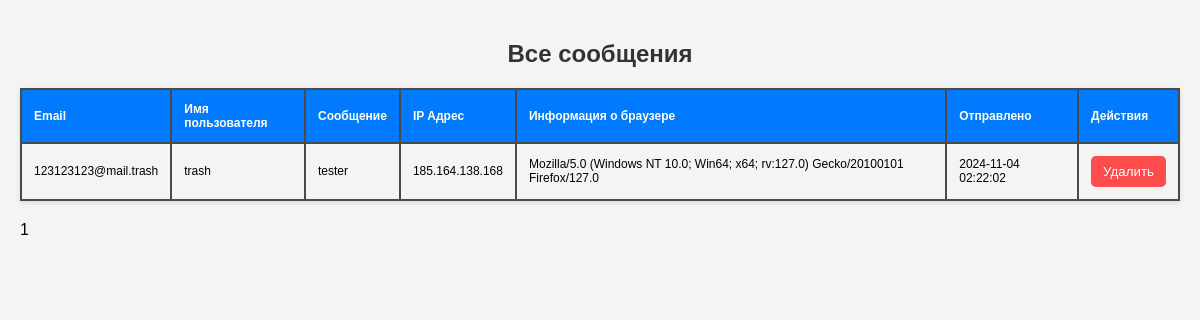
/php/var/www/html/messages.php, run on an earlier commit of the app's database.
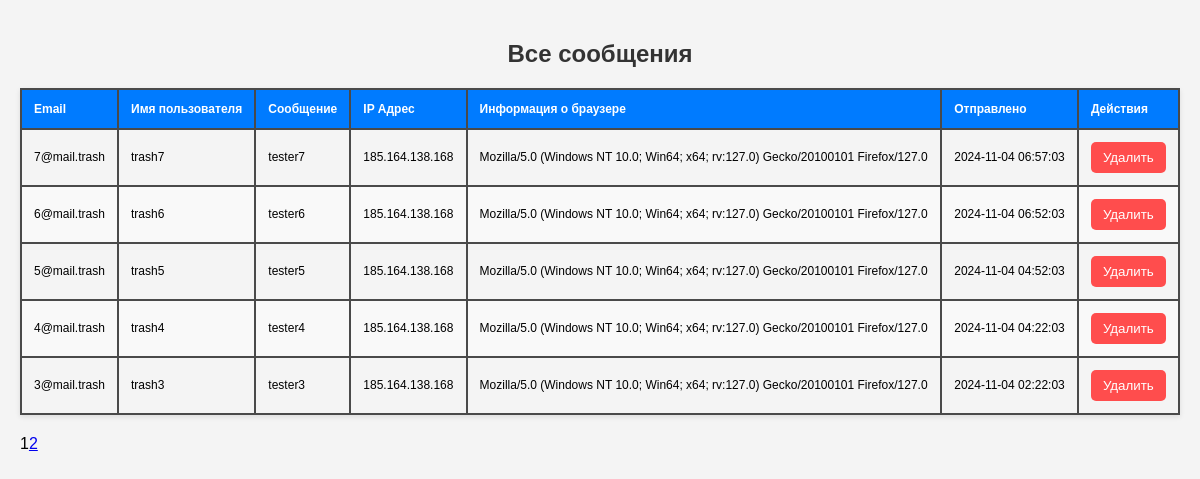
And on a later commit of the database.
### tables this page shows
CREATE TABLE `messages` (
  `id` int NOT NULL AUTO_INCREMENT,
  `email` varchar(255) NOT NULL,
  `username` varchar(50) NOT NULL,
  `message` text NOT NULL,
  `user_ip` varchar(45) NOT NULL,
  `user_browser` varchar(255) NOT NULL,
  `created_at` timestamp NULL DEFAULT CURRENT_TIMESTAMP,
  PRIMARY KEY (`id`)
);

### php/var/www/html/messages.php (the view, shortened to what this page needs)
<!DOCTYPE html>
<html lang="ru">
<head>
    <link rel="stylesheet" href="css/messages.css">
</head>
<body>
    <h2>Все сообщения</h2>
    <?php
    include 'db.php';
    $messagesPerPage = 5;
    $page = isset($_GET['page']) ? (int)$_GET['page'] : 1;
    $offset = ($page - 1) * $messagesPerPage;
    $sql = "SELECT id, email, username, message, created_at, user_ip, user_browser FROM messages ORDER BY created_at DESC LIMIT :limit OFFSET :offset";
    $stmt = $pdo->prepare($sql);
    $stmt->bindValue(':limit', $messagesPerPage, PDO::PARAM_INT);
    $stmt->bindValue(':offset', $offset, PDO::PARAM_INT);
    $stmt->execute();
    $totalMessages = $pdo->query("SELECT COUNT(*) FROM messages")->fetchColumn();
    $totalPages = ceil($totalMessages / $messagesPerPage);
    if ($stmt->rowCount() > 0) {
        echo "<table id='messagesTable'>";
        echo "<thead><tr>";
        echo "<th onclick='sortTable(0)'>Email</th>";
        echo "<th onclick='sortTable(1)'>Имя пользователя</th>";
        echo "<th>Сообщение</th>";
        echo "<th>IP Адрес</th>";
        echo "<th>Информация о браузере</th>";
        echo "<th onclick='sortTable(5)'>Отправлено</th>";
        echo "<th>Действия</th>";
        echo "</tr></thead>";
        echo "<tbody>";
        while ($row = $stmt->fetch(PDO::FETCH_ASSOC)) {
            echo "<tr>";
            echo "<td>" . htmlspecialchars($row['email']) . "</td>";
            echo "<td>" . htmlspecialchars($row['username']) . "</td>";
            echo "<td>" . nl2br(htmlspecialchars($row['message'])) . "</td>";
            echo "<td>" . htmlspecialchars($row['user_ip']) . "</td>";
            echo "<td>" . htmlspecialchars($row['user_browser']) . "</td>";
            echo "<td>" . htmlspecialchars($row['created_at']) . "</td>";
            echo "<td><form method='post' style='display:inline;'>
                    <input type='hidden' name='id' value='" . htmlspecialchars($row['id']) . "'>
                    <button type='submit' name='delete' onclick='return confirm(\"Вы уверены, что хотите удалить это сообщение?\");'>Удалить</button>
                </form></td>";
            echo "</tr>";
        }
        echo "</tbody>";
        echo "</table>";
        echo "<div class='pagination'>";
        for ($i = 1; $i <= $totalPages; $i++) {
            if ($i == $page) {
                echo "<span class='current-page'>$i</span>";
            } else {
                echo "<a href='?page=$i'>$i</a>";
            }
        }
        echo "</div>";
    } else {
        echo "<p>Сообщений пока нет.</p>";
    }
    ?>
</body>
</html>

What changed in the data, as far as the page shows it:
no longer on this page (row edited): messages: email "123123123@mail.trash", username "trash", message "tester", user_ip "185.164.138.168", user_browser "Mozilla/5.0 (Windows NT 10.0; Win64; x64; rv:127.0) Gecko/20100101 Firefox/127.0", created_at "2024-11-04 02:22:02"
added messages: email "7@mail.trash", username "trash7", message "tester7", user_ip "185.164.138.168", user_browser "Mozilla/5.0 (Windows NT 10.0; Win64; x64; rv:127.0) Gecko/20100101 Firefox/127.0", created_at "2024-11-04 06:57:03"
added messages: email "6@mail.trash", username "trash6", message "tester6", user_ip "185.164.138.168", user_browser "Mozilla/5.0 (Windows NT 10.0; Win64; x64; rv:127.0) Gecko/20100101 Firefox/127.0", created_at "2024-11-04 06:52:03"
added messages: email "5@mail.trash", username "trash5", message "tester5", user_ip "185.164.138.168", user_browser "Mozilla/5.0 (Windows NT 10.0; Win64; x64; rv:127.0) Gecko/20100101 Firefox/127.0", created_at "2024-11-04 04:52:03"
added messages: email "4@mail.trash", username "trash4", message "tester4", user_ip "185.164.138.168", user_browser "Mozilla/5.0 (Windows NT 10.0; Win64; x64; rv:127.0) Gecko/20100101 Firefox/127.0", created_at "2024-11-04 04:22:03"
added messages: email "3@mail.trash", username "trash3", message "tester3", user_ip "185.164.138.168", user_browser "Mozilla/5.0 (Windows NT 10.0; Win64; x64; rv:127.0) Gecko/20100101 Firefox/127.0", created_at "2024-11-04 02:22:03"
Also different on the page:
new list line: "2"
